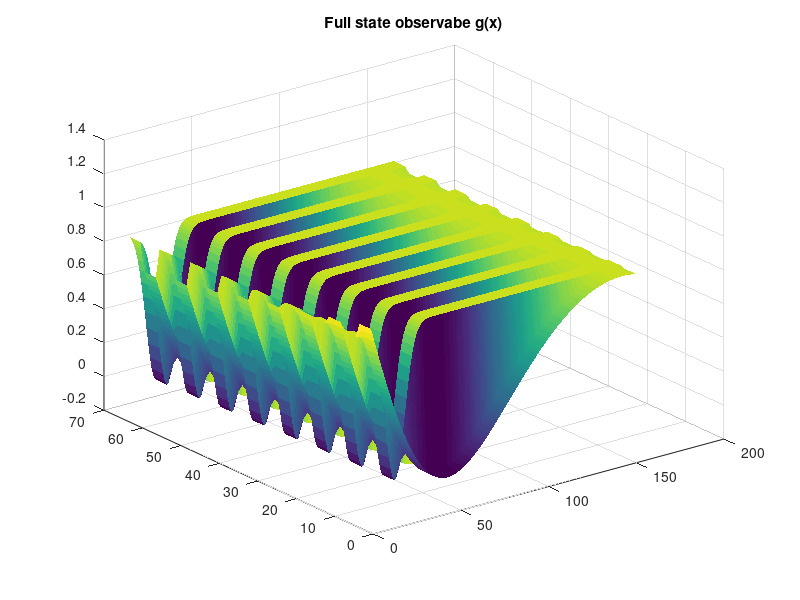
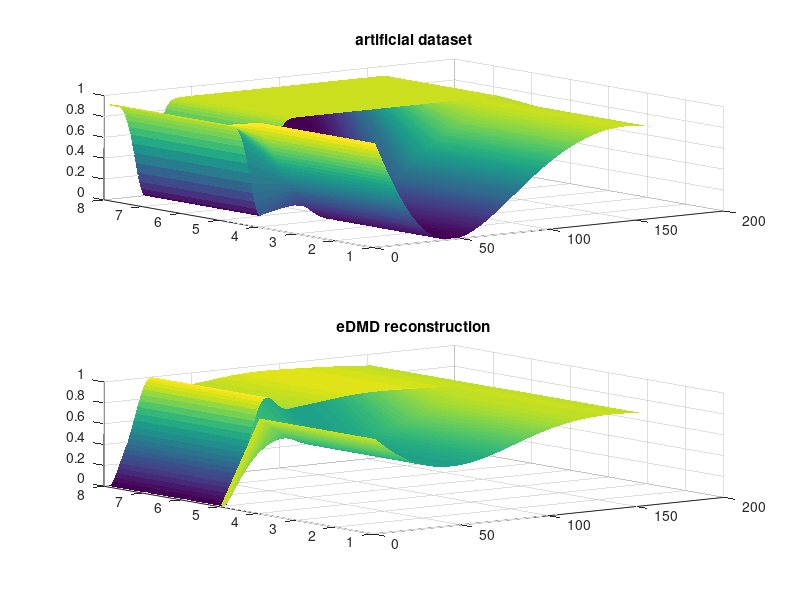
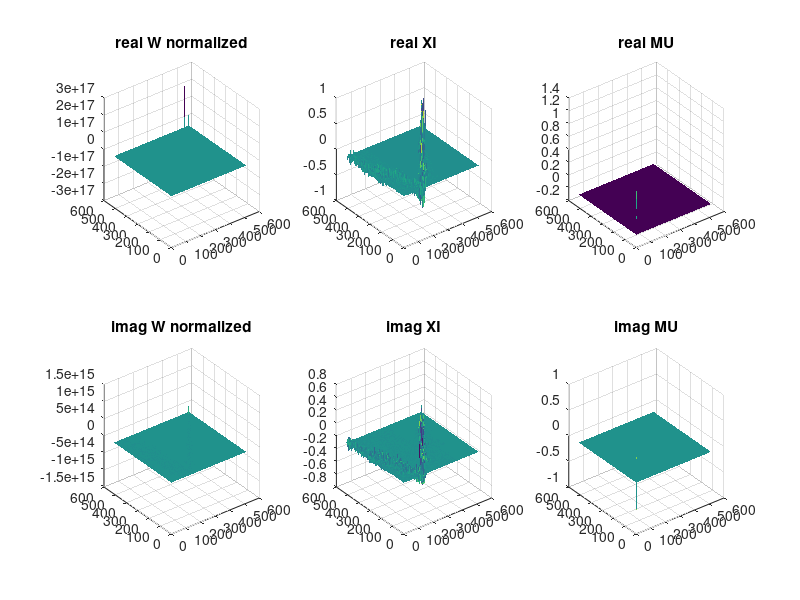
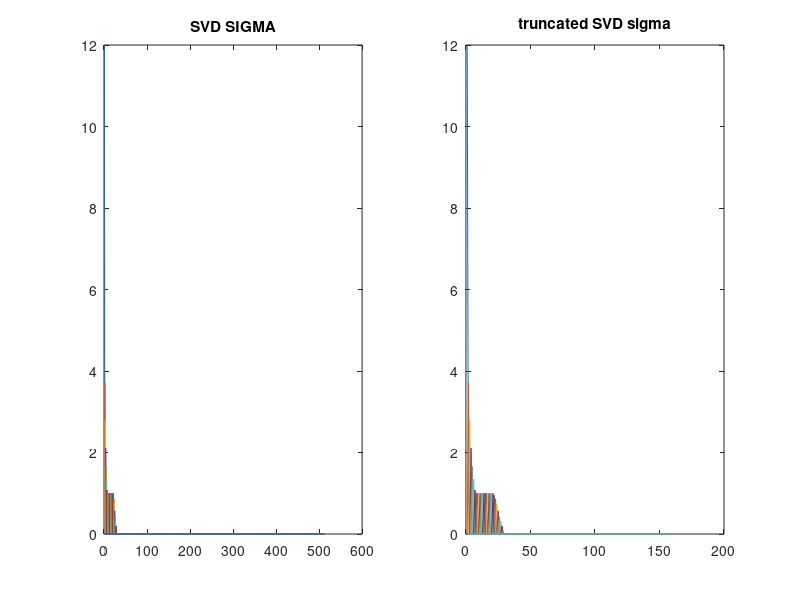

Reproduce these figures in MATLAB, in order.
clear all
%PARAMETERS:
%dt = 0.004;                  % delta*t Considering a sampling rate of 250Hz
nstacks = 8;                                          %Stacking parameter
r = 160;                                              %SVD: rank truncation 
N = 8;                 %ARTIFICIAL DATASET: number of channels in the data
M = 160;              %ARTIFICIAL DATASET: number of snapshots in the data
%t = dt.*(1:M);       %ARTIFICIAL DATASET: Time vector, temporarily ignored
t = linspace(0, 1, M); %This is needed further down to build B
omega = 17.5;                      % ARTIFICIAL DATASET: Frequency multiplier
tau = 1.2;                            % ARTIFICIAL DATASET: delay parameter
MA = 3;                      %ARTIFICIAL DATASET: Moving average parameter

%ARTIFICIAL DATASET:
Nn= N;     %Safekeeping original channel dim
Xs = 0.9.*sin(-(2.*t-1.8).^2);
Xss = -0.9.*exp(-(20.*t-2.8).^2);
Xi = repmat(Xs, N/2, 1);
Xii = repmat(Xss, N/2, 1);
X_zero = [Xi;Xii];
%X_0_rec = X_zero; %take it off when retaking normalization




%We temporalily remove normalization by commenting this section
X_0 = X_zero ;
Xcol = X_0(:);
X_col_n = normalize(Xcol, "range");
X_0_rec = reshape(X_col_n, N, M);
%X_0 = movmean(X_0,MA);   %This is a mobile mean function that makes our data a bit more smoth
X1 = X_0_rec(:, 1:end-1);
X2 = X_0_rec(:, 2:end);



% 
% X1 = X_zero(:, 1:end-1);
% X2 = X_zero(:, 2:end);
% 

%Here we will perform stacking: 
%nstacks = 1;  %Stacking, at the parameters section
if nstacks > 1
    Xaug = [];
    for st = 1:nstacks
        Xaug = [Xaug; X_0_rec(:, st:end-nstacks+st)]; 
    end
    
    X1 = Xaug(:, 1:end-1);
    X2 = Xaug(:, 2:end);
else
    X1 = X_0_rec(:, 1:end-1);
    X2 = X_0_rec(:, 2:end);
end



%Stacked parameters. No need to define them in advance, but they need to be
%redefined to reflect the new dimentions of the dataset:
N = size(X1,1);  %number of channels in the stack
M = size(X1,2); %number of snapshots in the stack 
t = linspace(0, 1, M);


%Dictionary

X1e = [ X1.^2-1 ; X1.^3-3.*X1 ; X1.^4-6.*X1.^2+3 ; X1.^5-10.*X1.^3+15.*X1 ; X1.^6-15.*X1.^4+45.*X1.^2-15 ; X1.^7-21.*X1.^5+1.5.*X1.^3-105.*X1 ; X1.^8-28.*X1.^6+210.*X1.^4-420.*X1.^2+105 ; X1.^9-36.*X1.^7+378.*X1.^5-1260.*X1.^3+495.*X1];
X2e = [ X2.^2-1 ; X2.^3-3.*X2 ; X2.^4-6.*X2.^2+3 ; X2.^5-10.*X2.^3+15.*X2 ; X2.^6-15.*X2.^4+45.*X2.^2-15 ; X2.^7-21.*X2.^5+1.5.*X2.^3-105.*X2 ; X2.^8-28.*X2.^6+210.*X2.^4-420.*X2.^2+105 ; X2.^9-36.*X2.^7+378.*X2.^5-1260.*X2.^3+495.*X2]; 

Psi_mX = X1e.'; %Proper variable naming
Psi_mY = X2e.';

%GENERATE THE B MATRIX: weights that are used to build the koopman modes

degree = 9; %Dictionary degree
%t_stack = dt.*(1:M);   %t vector for the dims of the stack

% Build design matrix (T x (degree+1)) for the time domain
Phi = Psi_mX;

% Preallocate coefficients
A = zeros(N, (degree-1)*(N));   % Rows: channels, Columns: polynomial terms

% Fit each channel's time-series data using least squares
for m = 1:N
    y = X1(m, :)';                 % Column vector for time series of channel m
    a = Phi \ y;                  % Solve least squares: Phi * a ≈ y
    A(m, :) = a';                 % Store in row
end




lqrec = Phi * A';

B=pinv(Phi)*X1';
g=B.'*Psi_mX.';


%Run the next couple lines to verify
%that B fulfils eq16 in Williams:
g=B.'*Psi_mX.';   %the full state observable g(x)
%CC=g-X1;


figure;
surf(g, 'EdgeColor','none')
title('Full state observabe g(x)')






G = (Psi_mX'*Psi_mX)/M;
A = (Psi_mX'*Psi_mY)/M;
K = pinv(G)*A;    %The eDMD approximation to the Koopman operator
clear G A

%We introduce SVD to truncate K
[u,sig,v] = svd(K, 'econ'); % Performs svd on the data
%r=5; %rank truncation parameter is at the parameters section
u_t = u(:,1:r); 
sig_t = sig(1:r,1:r); 
v_t = v(:,1:r); % r-truncate U, Sigma & V
Kt = u_t*sig_t*v_t' ;   %Generates the truncated Kt

%Calculate the and normalize eigenvectors: 
[XI,MU,W] = eig(Kt,"nobalance");       %Generate eigenvalues and left-right eigenvctors
[XIb,MUb,Wb] = eig(Kt); %balanced eigenvalues

%balanced/unbalanced discrepancies
XIr_d = real(XI)-real(XIb); 
XIi_d = imag(XI)-imag(XIb);
MUr_d = real(MU)-real(MUb); 
MUi_d = imag(MU)-imag(MUb);
Wr_d = real(W)-real(Wb);
Wi_d = imag(W)-imag(Wb);

E_XIr=norm(XIr_d ,"fro")/norm(real(XI),"fro");
E_XIi=norm(XIi_d ,"fro")/norm(imag(XI),"fro");

E_MUr=norm(MUr_d ,"fro")/norm(real(MU),"fro");
E_MUi=norm(MUi_d ,"fro")/norm(imag(MU),"fro");

E_Wr=norm(Wr_d ,"fro")/norm(real(W),"fro");
E_Wi=norm(Wi_d  ,"fro")/norm(imag(W),"fro");

inerp = sum(conj(W).*XI);                  %Calculate the w_k'xi_k products
%inerp(inerp< 0.00001) = 0;   %Remove neglible inner p. (0.00001 worked ok) 
Wn = W./inerp;    %define the scaled w_n left eigenvectors in the u. circle
scaledIP = sum(conj(Wn).*XI);              %Calculate the w_n'xi_k products
ip_angle = angle(scaledIP);     %phase of w_n'xi_k products in the c. plane
%an_cor = exp(1i * +ip_angle);                      %angle correction factor
an_cor = exp(1i * ip_angle);                      %angle correction factor
Wnn = Wn.*an_cor;                                 %normalized w eigevectors
ipfinal = sum(conj(Wnn).*XI); %this should be vector of ones if all went ok

%Calculate the Koopman modes v_i
V = (Wnn'*B).';    %eDMDSVD: We use conjugate transpose now...
V(isnan(V)) = 0; %remove all undefined entries.

%State reconstruction with discrete-time eigenvalues:
mu = repmat(diag(MU)', M, 1);
row_indices = (1:M)';  % Create a column vector of row indices
mu_p = mu .^ row_indices;  % Element-wise exponentiation
Psi0 = Psi_mX(1,:);
Phid = diag(Psi0*XI);  %State reconstruction: build the diagonal Phi matrix
Xrr = real((mu_p*Phid*V')'); %State recontruction: 
orN = size(X_0_rec,1); %Original number of channels
Xr = Xrr(1:orN,:); %Remove copies from the stacking 
Xr_col = Xr(:);
Xr_col_n = normalize(Xr_col, "range");
Xr_rec = reshape(Xr_col_n, orN, M);

%ERROR:
%rem=Xr_rec-X_0(:, 1:1597); %This needs to be generalized!!!
%E=norm(rem,"fro")/norm(X1,"fro");

%Graphs: Artificial dataset and eDMD reconstruction
figure;
subplot(2,1,1)
surf(X_0_rec, 'EdgeColor','none')
title('artificial dataset')
subplot(2,1,2)
surf(Xr_rec, 'EdgeColor','none')
title(sprintf('eDMD, period (\\omega = %.2f)', omega));   % Add omega value
title('eDMD reconstruction')

%Graphs: Eigenvalues, left and right eigenvectors
figure;
subplot(2,3,1)
surf(real(Wnn), 'EdgeColor','none')
title('real W normalized');
subplot(2,3,2)
surf(real(XI), 'EdgeColor','none')
title('real XI');
subplot(2,3,3)
surf(real(MU), 'EdgeColor','none')
title('real MU');
subplot(2,3,4)
surf(imag(Wnn), 'EdgeColor','none')
title('imag W normalized');
subplot(2,3,5)
surf(imag(XI), 'EdgeColor','none')
title('imag XI');
subplot(2,3,6)
surf(imag(MU), 'EdgeColor','none')
title('imag MU');

%Graphs: SVD singular values (and truncated sv)
figure;
subplot(1,2,1)
plot(sig)
title('SVD SIGMA');
subplot(1,2,2)
plot(sig_t)
title('truncated SVD sigma');
